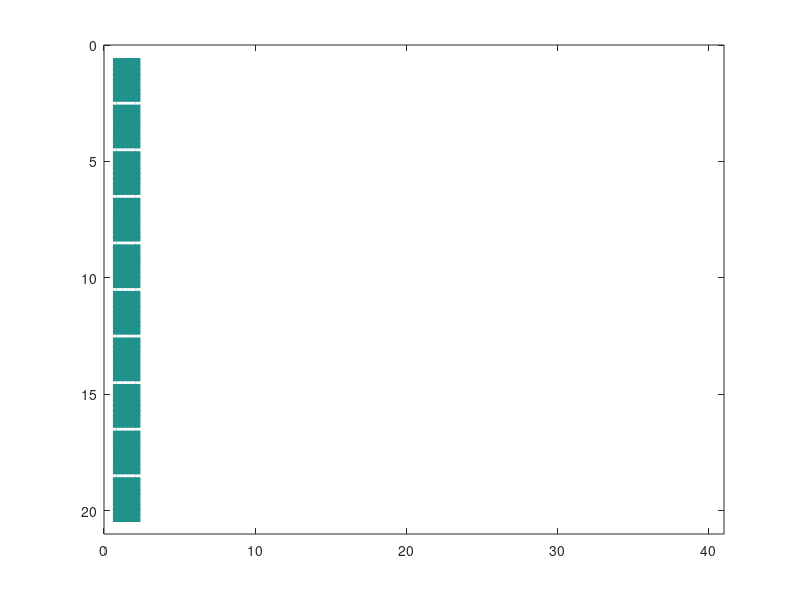

This chart was generated by the following MATLAB code:
close all;
clear;
clc;

m = 20;
n = 40;
w = 2;

A = zeros(m, w);
% A(9:10, :) = zeros(2, n);
% A(33:34, :) = zeros(2, n);
% A(21:22, :) = zeros(2, n);
% A(:, 3:4) = zeros(m, 2);

f = imagesc(A);

for i = 0:m/w - 1
    line(linspace(0, n + 1, 100)', (i*w + 0.5)*ones(100, 1), 'LineWidth', 2, 'color', 'white');
end
for i = 0:n/w - 1
    line((i*w + 0.5)*ones(100, 1), linspace(0, m + 1, 100)' , 'LineWidth', 2, 'color', 'white');
end
        